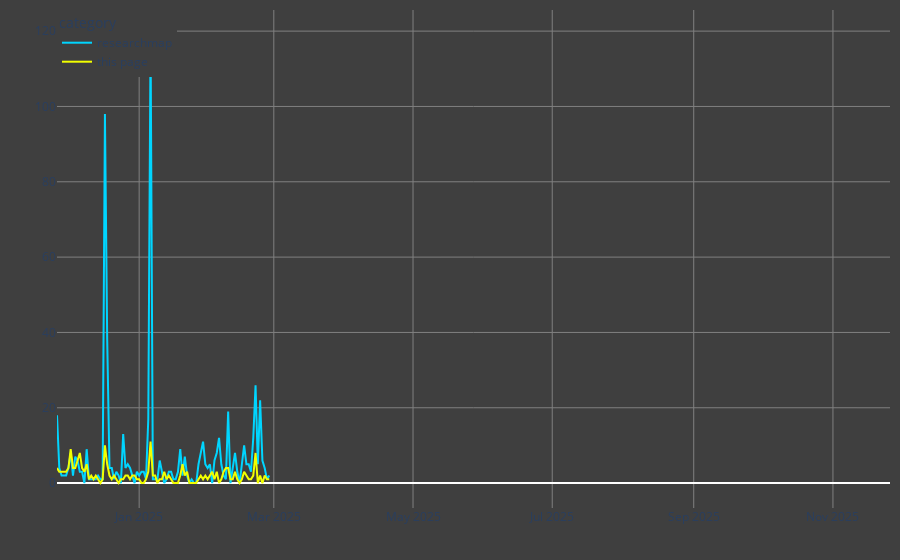

The notebook cell saved with this chart:
### Code cell
line = px.line(df, x='date', y='value', color = "category",
        color_discrete_map={'researchmap': '#00d5ff', 'this page': '#f2ff00'})
line.update_layout(margin=dict(l=10, r=10, t=10, b=10))
line.update_layout(
    legend=dict(
        x=0,  # x位置（0で左端）
        y=1,  # y位置（1で上端）
        traceorder='normal',  # 凡例アイテムの順番
        orientation='v'  # 縦方向で配置
    )
)
line.update_layout(
    yaxis=dict(
        showgrid=True,  # y軸の目盛り線を表示
        showticklabels=True,  # y軸の目盛りラベルを表示
    )
)
line.update_layout(
    plot_bgcolor="white",  # 描画領域の背景色を白
    paper_bgcolor="white",  # グラフ全体の背景色を白
    xaxis=dict(
        showgrid=True,  # 目盛り線を表示
        gridcolor="gray",  # x軸の目盛り線をグレーに設定
    ),
    yaxis=dict(
        showgrid=True,  # 目盛り線を表示
        gridcolor="gray",  # y軸の目盛り線をグレーに設定
    ),
    legend=dict(
        x=0,
        y=1,
        traceorder='normal',
        orientation='v'
    )
)

line.update_layout({"plot_bgcolor": "#3f3f3f",
                    "paper_bgcolor": "#3f3f3f"})

line.update_layout(
    xaxis_title='',  # x軸のラベルを空に
    yaxis_title=''   # y軸のラベルを空に
)

line

### Figure 1 — Plotly figure (JSON) as saved in the notebook; plotly's stock layout.template omitted (floating-point values rounded to 4 significant figures; data arrays with more than 128 entries replaced by an {"elided": "..."} marker saying what was removed)
{"data": [{"hovertemplate": "category=researchmap<br>date=%{x}<br>value=%{y}<extra></extra>", "legendgroup": "researchmap", "line": {"color": "#00d5ff", "dash": "solid"}, "marker": {"symbol": "circle"}, "mode": "lines", "name": "researchmap", "orientation": "v", "showlegend": true, "type": "scatter", "x": {"elided": "366 str values"}, "xaxis": "x", "y": {"elided": "366 int values"}, "yaxis": "y"}, {"hovertemplate": "category=this page<br>date=%{x}<br>value=%{y}<extra></extra>", "legendgroup": "this page", "line": {"color": "#f2ff00", "dash": "solid"}, "marker": {"symbol": "circle"}, "mode": "lines", "name": "this page", "orientation": "v", "showlegend": true, "type": "scatter", "x": {"elided": "366 str values"}, "xaxis": "x", "y": {"elided": "366 int values"}, "yaxis": "y"}], "layout": {"legend": {"orientation": "v", "title": {"text": "category"}, "tracegroupgap": 0, "traceorder": "normal", "x": 0, "y": 1}, "margin": {"b": 10, "l": 10, "r": 10, "t": 10}, "paper_bgcolor": "#3f3f3f", "plot_bgcolor": "#3f3f3f", "xaxis": {"anchor": "y", "domain": [0, 1], "gridcolor": "gray", "showgrid": true, "title": {"text": ""}}, "yaxis": {"anchor": "x", "domain": [0, 1], "gridcolor": "gray", "showgrid": true, "showticklabels": true, "title": {"text": ""}}}}
